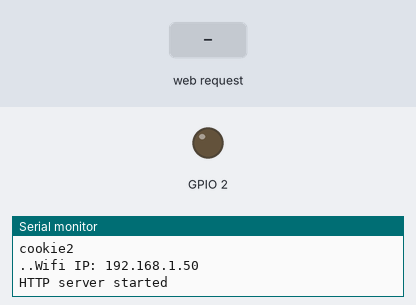
Simulated run of this sketch. Board: ESP32. Shown: output pins drawn as LEDs (lit = HIGH), the last lines printed to the serial monitor. Inputs (shaded band) come from the test bench. WiFi joins after 1.5 s; servers stay silent unless stated.

Above: at 3.3 s.
3.4 s: HTTP request GET /on received
At 4.3 s:
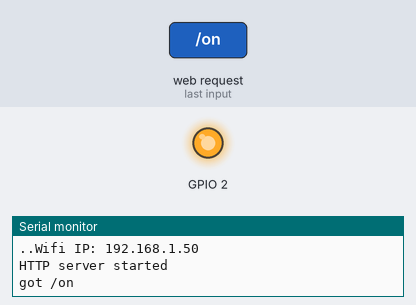
6.4 s: HTTP request GET /off received
At 7.8 s:
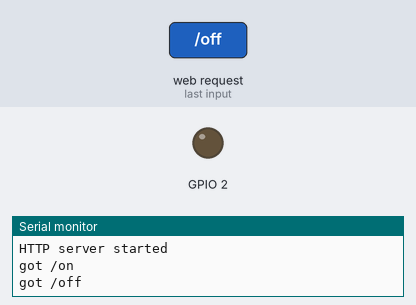
Timing chart, 0 to 9.4 s (numbered marks = the images above; inputs shaded):
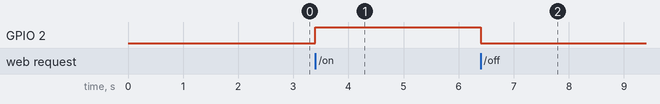

The sketch:

web-server-with-remote-control.ino
```cpp
#include <WiFi.h>
#include <WebServer.h>

// SSID & Password
// 각자 본인의 폰에서 테더링 설정하고 사용하세요
// iphone의 겨우 데이타 속도를 '저속' 으로 설정해야 합니다.  2.4GHz 만 가능.
const char *ssid = "cookie2";
const char *password = "0317137263";

WebServer server(80);  // Object of WebServer(HTTP port, 80 is defult)
void handle_root();

// HTML 페이지
#if 1
const char index_html[] PROGMEM = R"rawliteral(
<!DOCTYPE html>
<html>
<body>
<center>
<h1>ESP32 Simple Web Server - &#128522;</h1>
</center>
</body>
</html>
)rawliteral";
#endif


//페이지 요청이 들어 오면 처리 하는 함수
void handle_root()
{
	Serial.println("got /");
  server.send(200, "text/html", index_html);
}

void on()
{
	Serial.println("got /on");
	digitalWrite(2, 1);
	server.send(200, "text/html", "turned on");
}

void off()
{
	Serial.println("got /off");
	digitalWrite(2, 0);
	server.send(200, "text/html", "turned off");
}

void whoami()
{
	Serial.println("got /whoami");
	server.send(200, "text/html; charset=utf-8", "나는 누구, 여긴어디, 123456");
}


void InitWebServer()
{
	//페이지 요청 처리 함수 등록
	server.on("/", handle_root);
	server.on("/on", on);
	server.on("/off", off);
	server.on("/whoami", whoami);

    server.begin();
}

void setup() {
	Serial.begin(115200);
	Serial.println("ESP32 Simple web Start");
	Serial.println(ssid);
	pinMode(2, OUTPUT);

	//WiFi 접속
	WiFi.begin(ssid, password);

	//접속 완료 하면
	while (WiFi.status() != WL_CONNECTED) {
	delay(1000);
	Serial.print(".");
	}

	Serial.print("Wifi IP: ");
	Serial.println(WiFi.localIP());  //Show ESP32 IP on serial

	InitWebServer();

	Serial.println("HTTP server started");
	delay(100);
}

void loop() {
  server.handleClient();
}
```

Measured:
- after the input at 3.4 s, GPIO 2: LOW → HIGH at once
- after the input at 6.4 s, GPIO 2: HIGH → LOW at once
